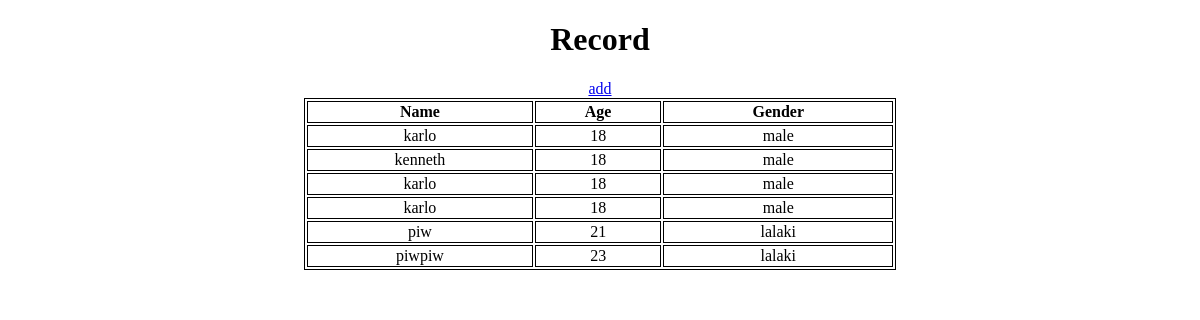
The page / on the database its author committed.
### tables this page shows
CREATE TABLE `records` (
  `id` int(11) NOT NULL,
  `name` varchar(50) NOT NULL,
  `age` int(50) NOT NULL,
  `gender` varchar(50) NOT NULL
);

### index.php (the view, shortened to what this page needs)
<?php
require "connection.php";
$sql = "SELECT * FROM `records`";
$list = $con->query($sql);
$row = $list->fetch_assoc();
?>
<!DOCTYPE html>
<html lang="en">
<head>
    <link rel="stylesheet" href="style.css">
</head>
<body>
    <h1>Record</h1>
    <a href="add.php">add</a>
    <table>
        <thead>
            <tr>
                <th> Name </th>
                <th> Age </th>
                <th> Gender </th>
            </tr>
        </thead>
        <tbody>
            <?php do { ?>
                <tr>
                    <td><?php echo $row['name'] ?></td>
                    <td><?php echo $row['age'] ?></td>
                    <td><?php echo $row['gender'] ?></td>
                </tr>
            <?php }while($row = $list->fetch_assoc())?>
        </tbody>
    </table>
</body>
</html>

### style.css (style rules this page uses)
body { text-align: center; }
table { border: 1px solid black; width: 50%; text-align: center; margin: auto; }
th, td { border: 1px solid black; }

### rows shown on the page
records: name "karlo", age "18", gender "male"
records: name "kenneth", age "18", gender "male"
records: name "karlo", age "18", gender "male"
records: name "karlo", age "18", gender "male"
records: name "piw", age "21", gender "lalaki"
records: name "piwpiw", age "23", gender "lalaki"
